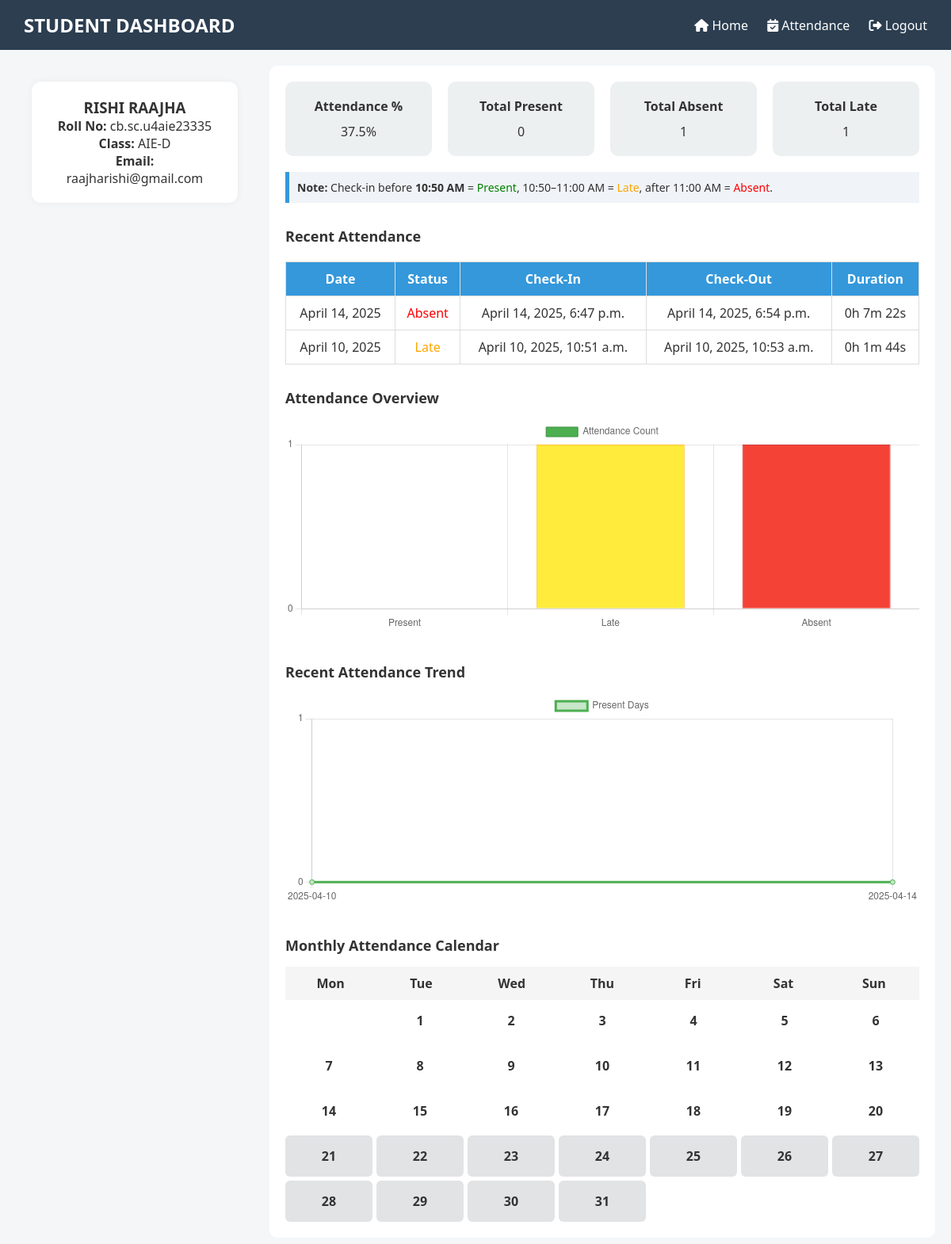
The page /student-dashboard/ (signed in) on the database its author committed.
### app1/models.py (models this page shows, shortened)
class Student(models.Model):
    name = models.CharField(max_length=100)
    email = models.EmailField()
    roll_number = models.CharField(max_length=20, unique=True)
    student_class = models.CharField(max_length=10)
    username = models.CharField(max_length=50, unique=True, null=False, default='temp_username')
    password = models.CharField(max_length=100)
    image = models.ImageField(upload_to='student_images/', blank=True, null=True)
    authorized = models.BooleanField(default=False)

class Attendance(models.Model):
    STATUS_CHOICES = [
        ('Present', 'Present'),
        ('Late', 'Late'),
        ('Absent', 'Absent'),
    ]
    student = models.ForeignKey(Student, on_delete=models.CASCADE)
    date = models.DateField()
    check_in_time = models.DateTimeField(null=True, blank=True)
    check_out_time = models.DateTimeField(null=True, blank=True)
    status = models.CharField(max_length=10, choices=STATUS_CHOICES, default='Absent')
    def calculate_duration(self):
        if self.check_in_time and self.check_out_time:
            duration = self.check_out_time - self.check_in_time
            hours, remainder = divmod(duration.total_seconds(), 3600)
            minutes, seconds = divmod(remainder, 60)
            return f"{int(hours)}h {int(minutes)}m {int(seconds)}s"
        return None

### app1/views.py (the view)
# urls.py: path('student-dashboard/', views.student_dashboard, name='student_dashboard'),
def student_dashboard(request):
    username = request.session.get('student_username')
    if not username:
        return render(request, 'error.html', {'message': 'User not logged in'})
    try:
        student = Student.objects.get(username=username)
    except Student.DoesNotExist:
        return render(request, 'error.html', {'message': 'Student not found'})
    attendance_records = Attendance.objects.filter(student=student).order_by('-date')
    total_present = 0
    total_late = 0
    total_absent = 0
    attendance_score = 0.0
    present_dates = set()
    late_dates = set()
    absent_dates = set()
    for record in attendance_records:
        print(f"Date: {record.date} | Check-in: {record.check_in_time} | Status: {getattr(record, 'status', 'Unknown')}")
        record_date = record.date
        print(record.date)
        check_in_datetime = record.check_in_time
        if check_in_datetime:
            check_in = localtime(check_in_datetime).time()
            print(check_in)
            if check_in < dt_time(10, 50):
                total_present += 1
                print("added in present days")
                attendance_score += 1.0
                record.status = "Present"
                present_dates.add(record_date)
            elif dt_time(10, 50) <= check_in < dt_time(11, 0):
                total_late += 1
                print("added in late days")
                attendance_score += 0.75
                record.status = "Late"
                late_dates.add(record_date)
            else:  # Check-in after 11:00 AM
                total_absent += 1
                print("added in absent days")
                record.status = "Absent"
                absent_dates.add(record_date)
        else:
            total_absent += 1
            record.status = "Absent"
            absent_dates.add(record_date)
    total_days = total_present + total_late + total_absent
    attendance_percentage = round((attendance_score / total_days) * 100, 1) if total_days > 0 else 0.0
    current_date = date.today()
    calendar_weeks = build_calendar(current_date, late_dates, absent_dates, present_dates)
    context = {
        'student': student,
        'attendance_records': attendance_records,
        'total_present': total_present,
        'total_late': total_late,
        'total_absent': total_absent,
        'attendance_percentage': attendance_percentage,
        'calendar_weeks': calendar_weeks,
        'trend_dates': [str(r.date) for r in attendance_records[:7]][::-1],
        'trend_present': [
            1 if r.status == 'Present' else 0 for r in attendance_records[:7]
        ][::-1],
    }
    return render(request, 'student_dashboard.html', context)

### templates/student_dashboard.html (shortened to what this page needs)
<!DOCTYPE html>
<html lang="en">
<head>
    <link rel="stylesheet" href="https://cdnjs.cloudflare.com/ajax/libs/font-awesome/6.4.0/css/all.min.css">
</head>
<body>
<div class="navbar">
    <h2>STUDENT DASHBOARD</h2>
    <div class="nav-links">
        <a href="{% url 'home1' %}"><i class="fas fa-home"></i> Home</a>
        <a href="#"><i class="fas fa-calendar-check"></i> Attendance</a>
        <a href="{% url 'student_logout' %}"><i class="fas fa-sign-out-alt"></i> Logout</a>
    </div>
</div>
<div class="container">
    <div class="sidebar">
        <div class="profile-card">
            <h3>{{ student.name }}</h3>
            <p><strong>Roll No:</strong> {{ student.roll_number }}</p>
            <p><strong>Class:</strong> {{ student.student_class }}</p>
            <p><strong>Email:</strong> {{ student.email }}</p>
        </div>
    </div>
    <div class="main">
        <div class="cards">
            <div class="card"><h4>Attendance %</h4><span>{{ attendance_percentage|default:"0.0" }}%</span></div>
            <div class="card"><h4>Total Present</h4><span>{{ total_present|default:"0" }}</span></div>
            <div class="card"><h4>Total Absent</h4><span>{{ total_absent|default:"0" }}</span></div>
            <div class="card"><h4>Total Late</h4><span>{{ total_late|default:"0" }}</span></div>
        </div>
        <div class="note">
            <strong>Note:</strong> Check-in before <strong>10:50 AM</strong> =
            <span style="color:green;">Present</span>,
            10:50–11:00 AM = <span style="color:orange;">Late</span>,
            after 11:00 AM = <span style="color:red;">Absent</span>.
        </div>
        <h3 class="section-title">Recent Attendance</h3>
        <table>
            <thead>
                <tr>
                    <th>Date</th>
                    <th>Status</th>
                    <th>Check-In</th>
                    <th>Check-Out</th>
                    <th>Duration</th>
                </tr>
            </thead>
            <tbody>
                {% for record in attendance_records %}
                    <tr>
                        <td>{{ record.date }}</td>
                        <td>
                            {% if record.check_in_time %}
                                {% if record.check_in_time|time < "10:50" %}
                                    <span style="color:green;">Present</span>
                                {% elif record.check_in_time|time < "11:00" %}
                                    <span style="color:orange;">Late</span>
                                {% else %}
                                    <span style="color:red;">Absent</span>
                                {% endif %}
                            {% else %}
                                <span style="color:red;">Absent</span>
                            {% endif %}
                        </td>
                        <td>{{ record.check_in_time|default:"--" }}</td>
                        <td>{{ record.check_out_time|default:"--" }}</td>
                        <td>{{ record.calculate_duration|default:"--" }}</td>
                    </tr>
                {% empty %}
                    <tr><td colspan="5" class="no-records">No attendance records found.</td></tr>
                {% endfor %}
            </tbody>
        </table>
        <h3 class="section-title">Attendance Overview</h3>
        <canvas id="barChart" height="100"></canvas>
        <h3 class="section-title">Recent Attendance Trend</h3>
        <canvas id="lineChart" height="100"></canvas>
        <h3 class="section-title">Monthly Attendance Calendar</h3>
        <div class="calendar-header">
            <div>Mon</div><div>Tue</div><div>Wed</div><div>Thu</div><div>Fri</div><div>Sat</div><div>Sun</div>
        </div>
        <div class="calendar-grid">
            {% for week in calendar_weeks %}
                {% for day in week %}
                    {% if day.day == '' %}
                        <div class="calendar-day empty-day"></div>
                    {% else %}
                        <div class="calendar-day {{ day.status }}">{{ day.day }}</div>
                    {% endif %}
                {% endfor %}
            {% endfor %}
        </div>
    </div>
</div>
<script>
    const barCtx = document.getElementById('barChart').getContext('2d');
    new Chart(barCtx, {
        type: 'bar',
        data: {
            labels: ['Present', 'Late', 'Absent'],
            datasets: [{
                label: 'Attendance Count',
                data: [
                    {{ total_present|default:"0" }},
                    {{ total_late|default:"0" }},
                    {{ total_absent|default:"0" }}
                ],
                backgroundColor: ['#4caf50', '#ffeb3b', '#f44336'],
                borderColor: ['#388e3c', '#fbc02d', '#d32f2f'],
                borderWidth: 1
            }]
        },
        options: {
            responsive: true,
            scales: {
                y: {
                    beginAtZero: true,
                    ticks: { stepSize: 1 }
                }
            }
        }
    });
    const lineCtx = document.getElementById('lineChart').getContext('2d');
    new Chart(lineCtx, {
        type: 'line',
        data: {
            labels: {{ trend_dates|default:"[]"|safe }},
            datasets: [{
                label: 'Present Days',
                data: {{ trend_present|default:"[]"|safe }},
                borderColor: '#4caf50',
                backgroundColor: '#c8e6c9',
                tension: 0.4,
                fill: false
            }]
        },
        options: {
            responsive: true,
            scales: {
                y: {
                    beginAtZero: true,
                    ticks: { stepSize: 1 }
                }
            }
        }
    });
</script>
</body>
</html>

### templates/student_dashboard.html (style rules this page uses)
* { box-sizing: border-box; margin: 0; padding: 0; }
body { font-family: 'Segoe UI', Tahoma, Geneva, Verdana, sans-serif; background: #f4f6f8; color: #333; }
.navbar { background-color: #2c3e50; padding: 15px 30px; color: white; display: flex; justify-content: space-between; align-items: center; }
.navbar h2 { margin: 0; }
.nav-links a { color: white; text-decoration: none; margin-left: 20px; font-size: 16px; }
.container { display: flex; flex-wrap: wrap; padding: 20px; }
.sidebar { flex: 0 0 300px; max-width: 300px; padding: 20px; }
.profile-card { background-color: white; padding: 20px; border-radius: 12px; text-align: center; box-shadow: 0 0 10px rgba(0, 0, 0, 0.05); }
.main { flex: 1; padding: 20px; background-color: white; border-radius: 10px; margin-left: 20px; min-width: 700px; }
.cards { display: flex; flex-wrap: wrap; gap: 20px; margin-bottom: 20px; }
.card { flex: 1; min-width: 150px; background: #ecf0f1; border-radius: 10px; text-align: center; padding: 20px; }
.card h4 { margin-bottom: 10px; }
.note { font-size: 14px; background-color: #f0f4f8; padding: 10px; margin-bottom: 20px; border-left: 5px solid #3498db; }
table { width: 100%; border-collapse: collapse; margin: 20px 0; }
table th, table td { padding: 10px; border: 1px solid #ddd; text-align: center; }
table th { background-color: #3498db; color: white; }
.calendar-header { display: grid; grid-template-columns: repeat(7, 1fr); text-align: center; font-weight: bold; padding: 10px 0; background: #f5f5f5; }
.calendar-grid { display: grid; grid-template-columns: repeat(7, 1fr); gap: 5px; }
.calendar-day { padding: 15px; border-radius: 6px; text-align: center; background: #fff; font-weight: bold; }
.calendar-day.future { background-color: #e2e3e5; }
.calendar-day.empty-day { background-color: transparent; }
.section-title { font-size: 18px; margin-top: 30px; margin-bottom: 15px; }
canvas { margin-bottom: 40px; }

### rows shown on the page
Student: name "RISHI RAAJHA", roll_number "cb.sc.u4aie23335", student_class "AIE-D", email "raajharishi@gmail.com"
Attendance: date "April 14, 2025", shows "Absent", check_in_time "April 14, 2025, 6:47 p.m.", check_out_time "April 14, 2025, 6:54 p.m.", calculate_duration "0h 7m 22s"
Attendance: date "April 10, 2025", shows "Late", check_in_time "April 10, 2025, 10:51 a.m.", check_out_time "April 10, 2025, 10:53 a.m.", calculate_duration "0h 1m 44s"

### other values the page prints
{{ attendance_percentage|default:"0.0" }} "37.5"
{{ total_present|default:"0" }} "0"
{{ total_absent|default:"0" }} "1"
{{ total_late|default:"0" }} "1"
{{ day.day }} "1" "2" "3" "4" "5" "6" "7" "8" "9" "10" "11" "12" "13" "14" "15" "16" "17" "18" "19" "20" "21" "22" "23" "24" "25" "26" "27" "28" "29" "30" "31"
chart data {{ total_present|default:"0" }} 0
chart data {{ total_late|default:"0" }} 1
chart data {{ total_absent|default:"0" }} 1
chart data {{ trend_dates|default:"[]"|safe }} ['2025-04-10', '2025-04-14']
